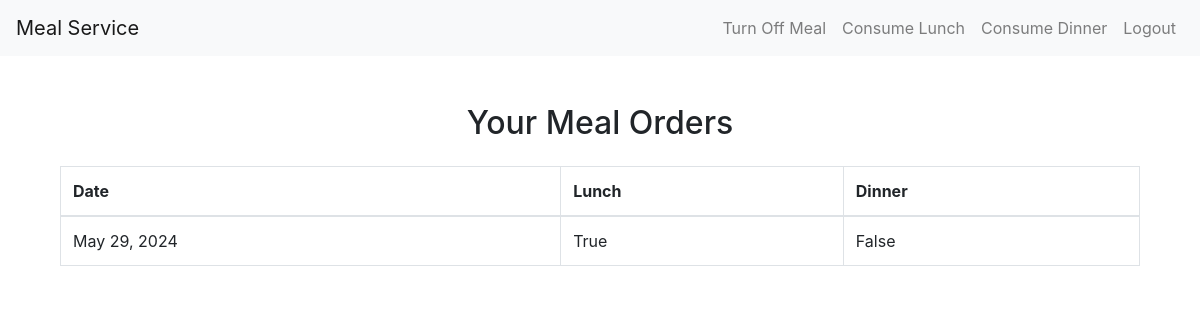
Page /meals/meal-order-info/ (signed in) on the committed database.
### meals/models.py (models this page shows, shortened)
class MealOff(models.Model):
    MEAL_CHOICES = [
        ('lunch', 'Lunch'),
        ('dinner', 'Dinner'),
    ]
    customer = models.ForeignKey(Customer, on_delete=models.CASCADE)
    date = models.DateField()
    meal_type = models.CharField(max_length=10, choices=MEAL_CHOICES, null=True, blank=True)
    lunch_off = models.BooleanField(default=False)
    dinner_off = models.BooleanField(default=False)

### meals/views.py (the view)
# urls.py: path('meal-order-info/', meal_order_info, name='meal_order_info'),
@login_required
def meal_order_info(request):
    user = request.user
    customer = Customer.objects.get(user=user)
    meal_offs = MealOff.objects.filter(customer=customer)
    return render(request, 'meals/meal_order_info.html', {'meal_offs': meal_offs})

### meals/templates/meals/meal_order_info.html (shortened to what this page needs)
{% extends 'meals/base.html' %}
{% block content %}
<div class="container mt-5">
    <h2 class="text-center">Your Meal Orders</h2>
    <table class="table table-bordered mt-4">
        <thead>
            <tr>
                <th>Date</th>
                <th>Lunch</th>
                <th>Dinner</th>
            </tr>
        </thead>
        <tbody>
            {% for meal_off in meal_offs %}
            <tr>
                <td>{{ meal_off.date }}</td>
                <td>{{ meal_off.lunch_off }}</td>
                <td>{{ meal_off.dinner_off }}</td>
            </tr>
            {% endfor %}
        </tbody>
    </table>
</div>
{% endblock %}

### rows in the picture
MealOff: date "May 29, 2024", lunch_off "True", dinner_off "False"
